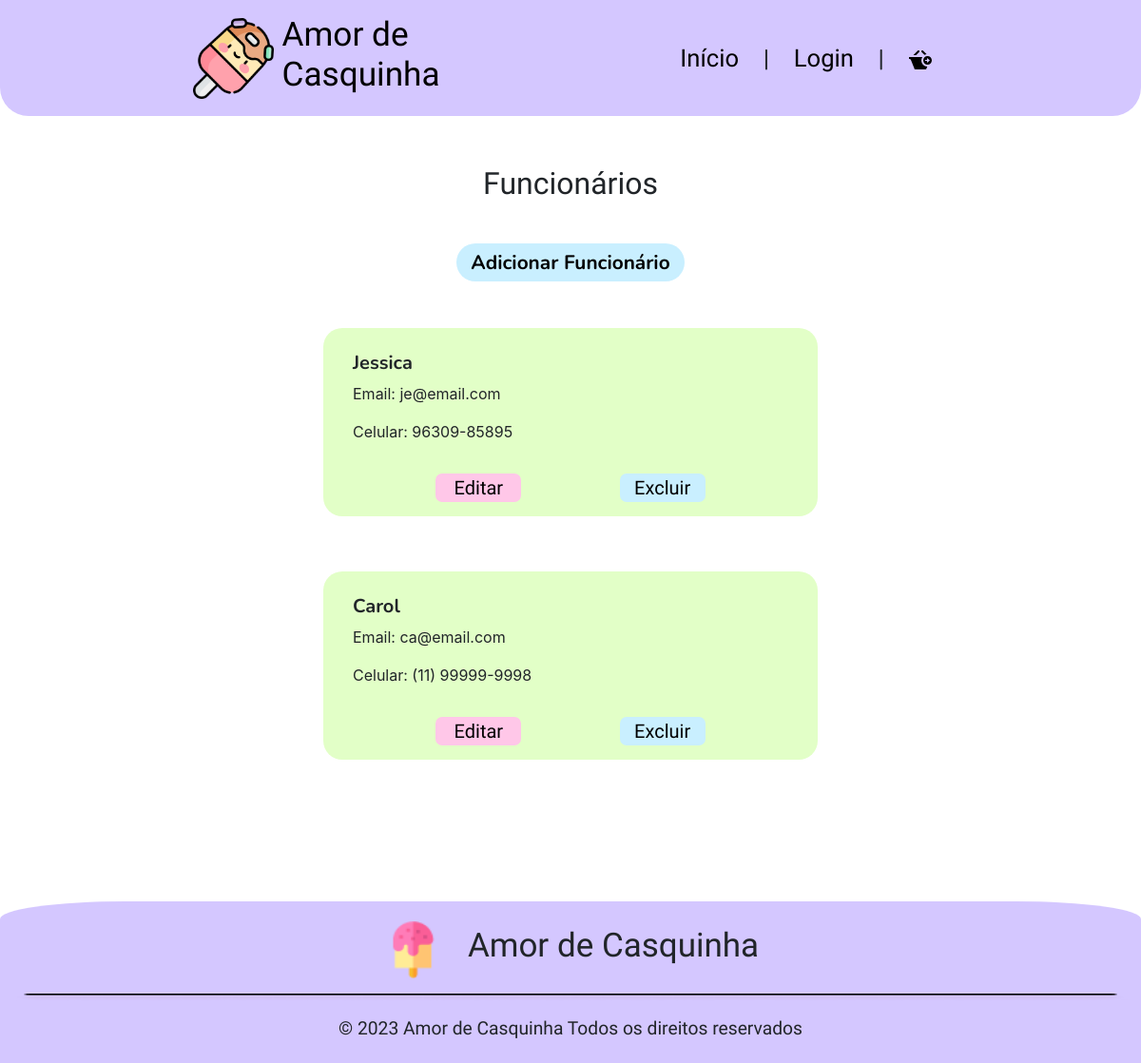
/app/view/sessaoFuncionarios.php, run on an earlier commit of the app's database.
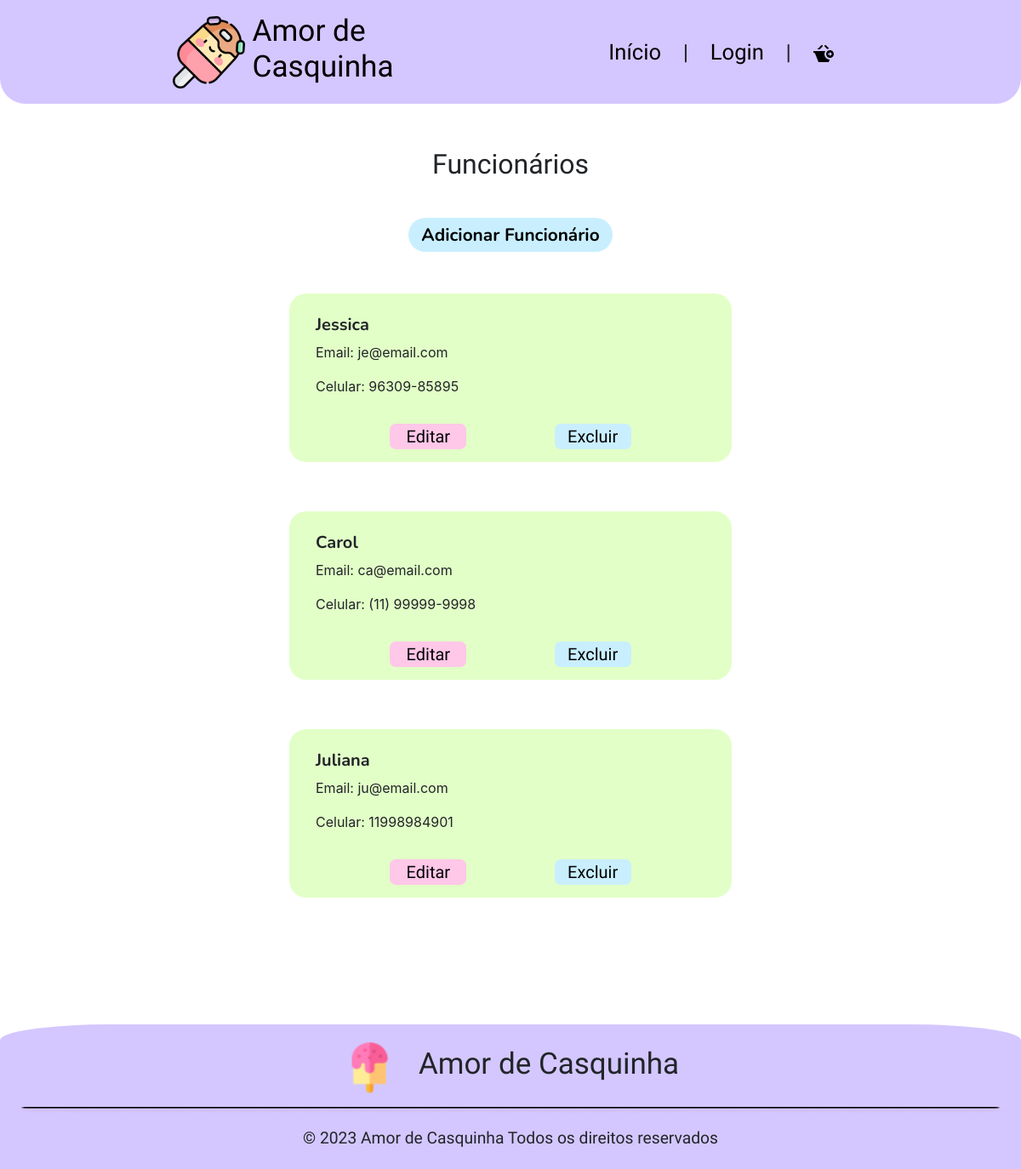
And on a later commit of the database.
### tables this page shows
CREATE TABLE `funcionarios` (
  `idFuncionario` int(11) NOT NULL,
  `desativado` tinyint(4) DEFAULT 0,
  `adm` tinyint(4) DEFAULT NULL,
  `perfil` char(4) DEFAULT 'FUNC',
  `nome` varchar(255) DEFAULT NULL,
  `telefone` varchar(25) DEFAULT NULL,
  `email` varchar(255) DEFAULT NULL,
  `senha` varchar(255) DEFAULT NULL,
  `idEndereco` int(11) DEFAULT NULL
);

### app/config/database.php (called while the page is built, shortened)
<?php
    class Database {
        private $host;
        private $db;
        private $user;
        private $pass;
        private $charset;
        private $conn;
        public function __construct() {
            $env = file_get_contents(__DIR__."/.env");
            $lines = explode("\n",$env);
            $this->host = 'localhost';
            $this->db = 'db_sorveteria';
            $this->user = 'root';
            $this->pass = '';
            $this->charset = 'utf8mb4';
        }
        public function getConnection() {
            $dsn = "mysql:host={$this->host};dbname={$this->db};charset={$this->charset}";
            $options = [
                PDO::ATTR_ERRMODE            => PDO::ERRMODE_EXCEPTION,
                PDO::ATTR_DEFAULT_FETCH_MODE => PDO::FETCH_ASSOC,
                PDO::ATTR_EMULATE_PREPARES   => false,
            ];
            try {
                $this->conn = new PDO($dsn, $this->user, $this->pass, $options);
            } catch (PDOException $e) {
                throw new PDOException($e->getMessage(), (int)$e->getCode());
            }
            return $this->conn;
        }
}

### app/model/funcionarios.php (called while the page is built, shortened)
<?php
    require_once '../config/database.php';
    class Funcionarios{
        private $conn;
        public function __construct(){
            $database = new DataBase;
            $this->conn = $database->getConnection();
        }
        public function listarFunc(){
            try{
                $cmd = $this->conn->prepare("CALL ListarFuncionarios()");
                $cmd->execute();
                $funcionarios = $cmd->fetchAll();
                return $funcionarios;
            } catch (PDOException $e) {
                echo "Erro no banco de dados: " . $e->getMessage();
            }
        }
    }
?>

### app/controller/funcionarioController.php (called while the page is built, shortened)
<?php
    require '../model/funcionarios.php';
    class FuncionarioController{
        private $funcionario;
        public function __construct(){
            $this->funcionario = new Funcionarios();
        }
        public function listarFunc(){
            $listaFuncionarios = $this->funcionario->listarFunc();
            if($listaFuncionarios == null || count($listaFuncionarios) == 0){
                return "Nenhum funcionário encontrado.";
            }else{
                return $listaFuncionarios;
            }
        }
    }
?>

### app/view/sessaoFuncionarios.php (the view, shortened to what this page needs)
<?php
require_once '../controller/funcionarioController.php';
$func = new FuncionarioController();
$listaFuncionarios = $func->listarFunc();
?>
<!DOCTYPE html>
<html lang="pt-br">
<head>
    <link href="https://cdn.jsdelivr.net/npm/bootstrap@5.3.2/dist/css/bootstrap.min.css" rel="stylesheet">
    <link rel="stylesheet" href="https://stackpath.bootstrapcdn.com/bootstrap/4.1.3/css/bootstrap.min.css">
    <link rel="stylesheet" href="style/CabecalhoRodape.css">
    <link rel="stylesheet" href="style/editarFuncionariosS.css">
    <link rel="stylesheet" href="https://cdnjs.cloudflare.com/ajax/libs/jquery-confirm/3.7.1/jquery-confirm.min.css">
</head>
<body>
    <?php
        include_once 'components/header.php';
    ?>
    <main>
        <h1 class="m-auto text-center pt-4 pb-4">Funcionários</h1>
        <div class="conteiner">
            <button class="add">Adicionar Funcionário</button>
            <div class="conteiner1">
                    <?php
                        foreach ($listaFuncionarios as $row) {
                            $redirectToEditar = 'editarFuncionarios.php?funcEmail='.$row['email'];
                            $redirectToExcluir = 'sessaoFuncionarios.php?exclFunc='.$row['email'];
                            echo '<div class="c1">
                                    <div class="c2">
                                        <!-- <div class="c3">
                                            <picture>
                                            <source media="(min-width: 768px)" srcset="images/'.$row["perfil"].'.png">
                                            <img src="images/'.$row["perfil"].'.png" alt="'.$row["nome"].'">
                                            </picture>
                                        </div> -->
                                        <div class="d-flex flex-column">
                                            <div id="dados">
                                                <h3 class="titulo px-3">'.$row["nome"].'</h3>
                                                <div class="px-3">
                                                    <p>Email: '.$row["email"].'</p>
                                                    <p>Celular: '.$row["telefone"].'</p>
                                                </div>
                                            </div>
                                        </div>
                                    </div>
                                    <div class="botao text-center d-flex justify-content-evenly mt-3">
                                        <button id="excl"><a href="'.$redirectToEditar.'">Editar</a></button>
                                        <button id="edit"><a href="'.$redirectToExcluir.'">Excluir</a></button>
                                    </div>
                                </div>';
                        }
                    ?>
            </div>
        </div>
    </main>
    <?php
        include_once 'components/footer.php';
    ?>
</body>
</html>

### app/view/components/header.php (shortened to what this page needs)
<header>
    <div class="conteiner-fluid d-flex justify-content-around cabecalho align-items-center">
        <div class="logo">
            <img src="../images/iceCream.png" alt="Logo Amor de Casquinha" class="logo">
            <h4 class="titulo1">Amor de Casquinha</h4>
        </div>
        <nav class="navigation text-center">
            <?php
            if(isset($_SESSION["userEmail"])){
                switch($_SESSION["userPerfil"]){
                    case "CLIE":
                        echo "<a href='index.php'>Início</a><span> | </span>";
                        echo "<a href='sobre.php'>Perfil</a><span> | </span>";
                        echo "<a href='carrinho.php'><svg xmlns='http://www.w3.org/2000/svg' width='24' height='24' viewBox='0 0 24 24'><path d='M19.5 8c-2.485 0-4.5 2.015-4.5 4.5s2.015 4.5 4.5 4.5 4.5-2.015 4.5-4.5-2.015-4.5-4.5-4.5zm-.5 7v-2h-2v-1h2v-2l3 2.5-3 2.5zm-5.701-11.26c-.207-.206-.299-.461-.299-.711 0-.524.407-1.029 1.02-1.029.262 0 .522.1.721.298l3.783 3.783c-.771.117-1.5.363-2.158.726l-3.067-3.067zm-.299 8.76c0-1.29.381-2.489 1.028-3.5h-14.028v2h.643c.535 0 1.021.304 1.256.784l4.101 10.216h12l1.211-3.015c-3.455-.152-6.211-2.993-6.211-6.485zm-2.299-8.76c.207-.206.299-.461.299-.711 0-.524-.407-1.029-1.02-1.029-.261 0-.522.1-.72.298l-4.701 4.702h2.883l3.259-3.26z' class='carrinho'/></svg></a><span> | </span>";
                        break;
                    case "FUNC":
                        echo "<a href='relatorios.php'>Relatórios</a><span> | </span>";
                        echo "<a href='editarProdutos.php'>Produtos</a><span> | </span>";
                        echo "<a href='pedidos.php'>Pedidos</a><span> | </span>";
                        echo "<a href='telaEstoque.php'>Estoque</a><span> | </span>";
                        echo "<a href='pessoas.php'>Pessoas</a><span> | </span>";
                        break;
                    case "FADM":
                        echo "<a href='pedidos.php'>Pedidos</a><span> | </span>";
                        echo "<a href='editarProdutos.php'>Produtos</a><span> | </span>";
                        echo "<a href='telaEstoque.php'>Estoque</a><span> | </span>";
                        echo "<a href='pessoas.php'>Pessoas</a><span> | </span>";
                        break;
                    case "ENTR":
                        echo "<a href='pedidosEntregador.php'>Pedidos</a><span> | </span>";
                        break;
                    default:
                        echo "<a href='index.php'>Início</a><span> | </span>";
                        echo "<a href='login.php'>Login</a><span> | </span>";
                        echo "<a href='carrinho.php'><svg xmlns='http://www.w3.org/2000/svg' width='24' height='24' viewBox='0 0 24 24'><path d='M19.5 8c-2.485 0-4.5 2.015-4.5 4.5s2.015 4.5 4.5 4.5 4.5-2.015 4.5-4.5-2.015-4.5-4.5-4.5zm-.5 7v-2h-2v-1h2v-2l3 2.5-3 2.5zm-5.701-11.26c-.207-.206-.299-.461-.299-.711 0-.524.407-1.029 1.02-1.029.262 0 .522.1.721.298l3.783 3.783c-.771.117-1.5.363-2.158.726l-3.067-3.067zm-.299 8.76c0-1.29.381-2.489 1.028-3.5h-14.028v2h.643c.535 0 1.021.304 1.256.784l4.101 10.216h12l1.211-3.015c-3.455-.152-6.211-2.993-6.211-6.485zm-2.299-8.76c.207-.206.299-.461.299-.711 0-.524-.407-1.029-1.02-1.029-.261 0-.522.1-.72.298l-4.701 4.702h2.883l3.259-3.26z' class='carrinho'/></svg></a>";
                        break;
                }
                echo "<a href='../controller/logoff.php'>Sair</a>";
            }
            else
            {
                echo "<a href='index.php'>Início</a><span> | </span>";
                echo "<a href='login.php'>Login</a><span> | </span>";
                echo "<a href='carrinho.php'><svg xmlns='http://www.w3.org/2000/svg' width='24' height='24' viewBox='0 0 24 24'><path d='M19.5 8c-2.485 0-4.5 2.015-4.5 4.5s2.015 4.5 4.5 4.5 4.5-2.015 4.5-4.5-2.015-4.5-4.5-4.5zm-.5 7v-2h-2v-1h2v-2l3 2.5-3 2.5zm-5.701-11.26c-.207-.206-.299-.461-.299-.711 0-.524.407-1.029 1.02-1.029.262 0 .522.1.721.298l3.783 3.783c-.771.117-1.5.363-2.158.726l-3.067-3.067zm-.299 8.76c0-1.29.381-2.489 1.028-3.5h-14.028v2h.643c.535 0 1.021.304 1.256.784l4.101 10.216h12l1.211-3.015c-3.455-.152-6.211-2.993-6.211-6.485zm-2.299-8.76c.207-.206.299-.461.299-.711 0-.524-.407-1.029-1.02-1.029-.261 0-.522.1-.72.298l-4.701 4.702h2.883l3.259-3.26z' class='carrinho'/></svg></a>";
            }
            ?>
        </nav>
    </div>
</header>

### app/view/components/footer.php (shortened to what this page needs)
<footer>
    <div class="conteiner-fluid d-flex justify-content-center rodape align-items-center flex-column">
        <div class="d-flex flex-row justify-content-around align-items-center">
            <img src="../images/image 1.png" alt="Logo Amor de Casquinha" class="pe-4 logo">
            <h3>Amor de Casquinha</h3>
        </div>
        <img src="../images/Rectangle 1048.png" class="pt-3 linha">
        <div class="text-center">
            <p>&copy; 2023 Amor de Casquinha Todos os direitos reservados</p>
        </div>
    </div>
</footer>

### app/view/style/CabecalhoRodape.css (style rules this page uses)
:root { --roxo-bebe: #D4C7FF; --Nunito: 'Nunito', sans-serif; --Agbalumo: 'Agbalumo'; }
* { padding: 0; margin: 0; }
header { position: fixed; width: 100%; padding: 20px; display: flex; justify-content: space-around; z-index: 2; }
header img { width: 30px; height: 30px; }
.logo { display: flex; font-family: var(--Agbalumo); transition: 0.3s; align-items: center; }
.logo img { width: 40px; height: auto; margin-right: 9px; }
nav.navigation { display: none; font-family: var(--Nunito); }
.cabecalho { background-color: var(--roxo-bebe); height: 130px; font-family: var(--Agbalumo); font-size: 24px; border-radius: 0 0 11% 11%; position: fixed; width: 100vw; top: 0; z-index: 999; }
main { padding-top: 150px; }
.titulo1 { font-family: var(--Agbalumo); font-size: 1.30rem; color: black; }
.cabecalho a, a:visited, a:active { color: black; text-decoration: none; }
.rodape { padding-top: 15px; background-color: var(--roxo-bebe); height: 170px; font-family: var(--Agbalumo); font-size: 24px; border-radius: 11% 11% 0 0; margin-top: 10%; }
.rodape p { font-size: 1rem; margin-top: 15px; }
@media (min-width: 768px) { .cabecalho { height: 122px; border-radius: 0 0 30px 30px; } }
@media (min-width: 768px) { nav.navigation { display: flex; align-items: center; justify-content: space-around; width: 25%; } }
@media (min-width: 768px) { .navigation a { margin: 0 10px; font-family: var(--Agbalumo); font-size: 1.6rem; } }
@media (min-width: 768px) { .titulo1 { display: block; width: 450px; font-size: 2.20rem; } }
@media (min-width: 768px) { .logo img { width: 89px; height: 85px; } }
@media (min-width: 768px) { .rodape .linha { width: 1176px; height: 24px; } }
@media (min-width: 768px) { .logo { width: 90px; height: 60px; } }
@media (min-width: 768px) { .rodape h3 { font-family: var(--Agbalumo); font-size: 35px; } }
@media (min-width: 768px) { .rodape p { font-size: 19.254px; } }

### app/view/style/editarFuncionariosS.css (style rules this page uses)
:root { --roxo-bebe: #D4C7FF; --Nunito: 'Nunito', sans-serif; --Agbalumo: 'Agbalumo'; --azul-bebe: #C9EFFF; --rosa-bebe: #FFC7E8; --amarelo-bebe: #FFFAC7; --verde-bebe: #E2FFC7; }
h1 { font-family: var(--Agbalumo); font-size: 2rem; width: 70%; text-align: center; margin: 20px auto; }
main { min-height: calc(100vh - 170px); }
.add { background-color: var(--azul-bebe); border: none; border-radius: 20px; font-family: var(--Nunito); font-weight: bolder; font-size: 1.30rem; width: 240px; height: 40px; margin: 20px 0; }
.conteiner { display: flex; flex-direction: column; align-items: center; justify-content: center; }
.c1 { background-color: var(--verde-bebe); padding: 15px; border-radius: 20px; margin: 20px 0; display: flex; width: 80%; margin: 20px auto; flex-direction: column; }
.c2 { display: flex; flex-direction: row; }
.conteiner1 button { width: 208px; background-color: var(--azul-bebe); }
.titulo { margin-top: 10px; font-family: var(--Nunito); font-size: 1.25rem; font-weight: bold; }
.botao #excl { background-color: var(--rosa-bebe); border: none; border-radius: 7px; font-family: var(--Agbalumo); width: 90px; height: 30px; }
.botao #excl a, a:visited, a:active { color: black; }
.botao #edit a, a:visited, a:active { color: black; }
.botao #edit { background-color: var(--azul-bebe); border: none; border-radius: 7px; font-family: var(--Agbalumo); width: 90px; height: 30px; }
@media (min-width: 768px) { .conteiner1 { display: flex; flex-direction: row !important; flex-wrap: wrap; width: 90%; justify-content: center; } }
@media (min-width: 768px) { .c1 { margin: 29px; width: 520px; } }
@media (min-width: 768px) { h1 { padding-top: 20px !important; } }
@media (min-width: 768px) { .botao #excl, #edit { font-size: 1.25rem; } }

What changed in the data, as far as the page shows it:
added funcionarios: nome "Juliana", email "ju@email.com", telefone "11998984901"
